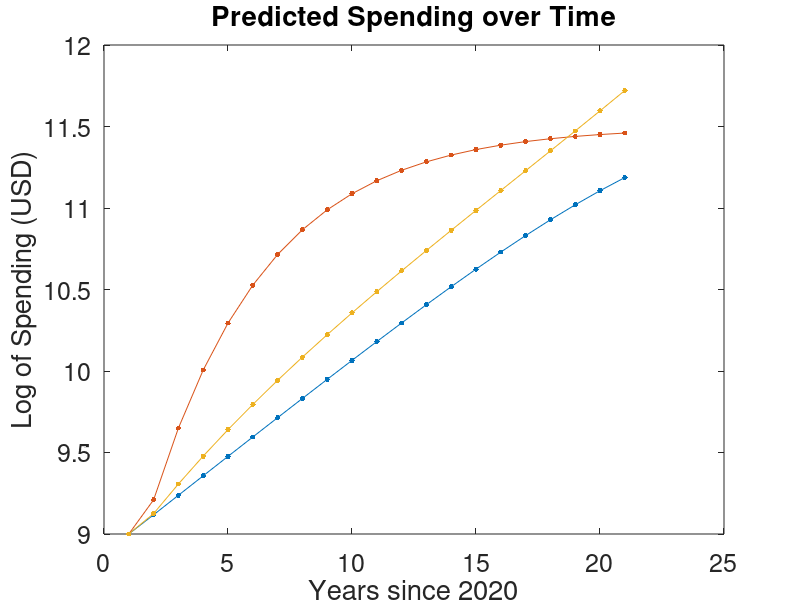
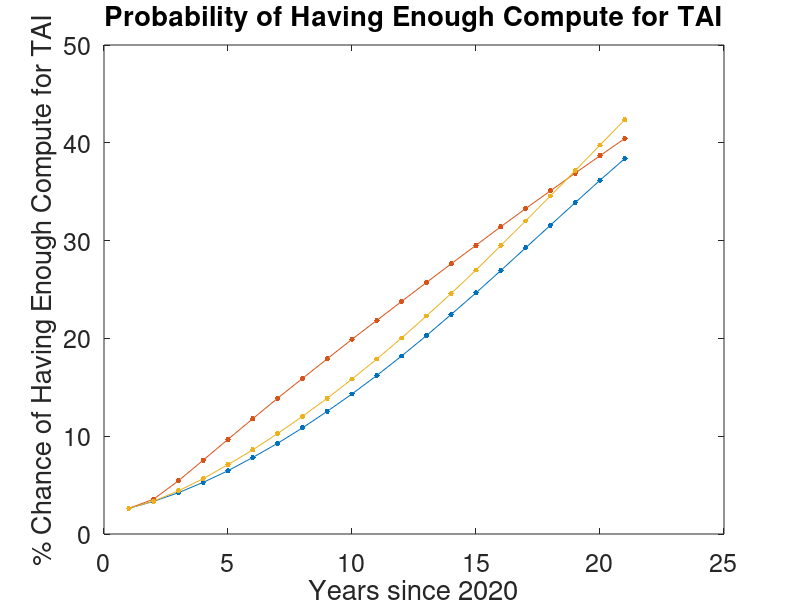

Reproduce these figures in MATLAB, in order.
% log spending
threewayArmsSpend = [9 9.125311829 9.306713455 9.477832277 9.640084553 9.794699386 9.94274999 10.08517988 10.22282479 10.3564311 10.48667133 10.61415728 10.73945127 10.86307573 10.9855217 11.10725614 11.22872866 11.35037749 11.47263511 11.59593352 11.72070936];
armsSpend = [9 9.209762445 9.649786933 10.00599233 10.29405371 10.5268206 10.71478843 10.86650437 10.98891262 11.08764463 11.16726078 11.23144999 11.28319372 11.32490003 11.3585128 11.38560063 11.40742882 11.42501777 11.43919025 11.4506095 11.45981015];
normSpend = [9 9.117807784 9.237490604 9.356970254 9.476190762 9.595081132 9.713551565 9.831488889 9.948751106 10.06516109 10.1804995 10.29449728 10.40682821 10.51710271 10.62486425 10.72959052 10.83070178 10.92757882 11.0195922 11.10614246 11.18670819];
% probabilities
threewayArmsProb = [2.62 3.36 4.41 5.66 7.09 8.61 10.26 12.03 13.87 15.84 17.89 20.04 22.29 24.60 26.99 29.50 32.01 34.57 37.15 39.77 42.36];
armsProb = [2.62 3.56 5.44 7.55 9.68 11.79 13.88 15.90 17.91 19.91 21.84 23.78 25.71 27.63 29.52 31.42 33.27 35.09 36.90 38.68 40.44];
normProb = [2.62 3.34 4.22 5.28 6.47 7.83 9.27 10.85 12.54 14.32 16.21 18.20 20.28 22.45 24.66 26.94 29.26 31.57 33.88 36.17 38.39];
%% Plot the results
plot(normSpend,'.-','MarkerSize',12); 
hold on 
plot(armsSpend,'.-','MarkerSize',12); 
plot(threewayArmsSpend,'.-','MarkerSize',12);
hold off
title('Predicted Spending over Time', 'FontSize', 24);
set(gca,'FontSize',18)  
xlabel('Years since 2020')   
ylabel('Log of Spending (USD)') 

figure()
plot(normProb,'.-','MarkerSize',12);  
hold on
plot(armsProb,'.-','MarkerSize',12);   
plot(threewayArmsProb,'.-','MarkerSize',12);
hold off
title('Probability of Having Enough Compute for TAI', 'FontSize', 24);
set(gca,'FontSize',18)  
xlabel('Years since 2020')   
ylabel('% Chance of Having Enough Compute for TAI') 